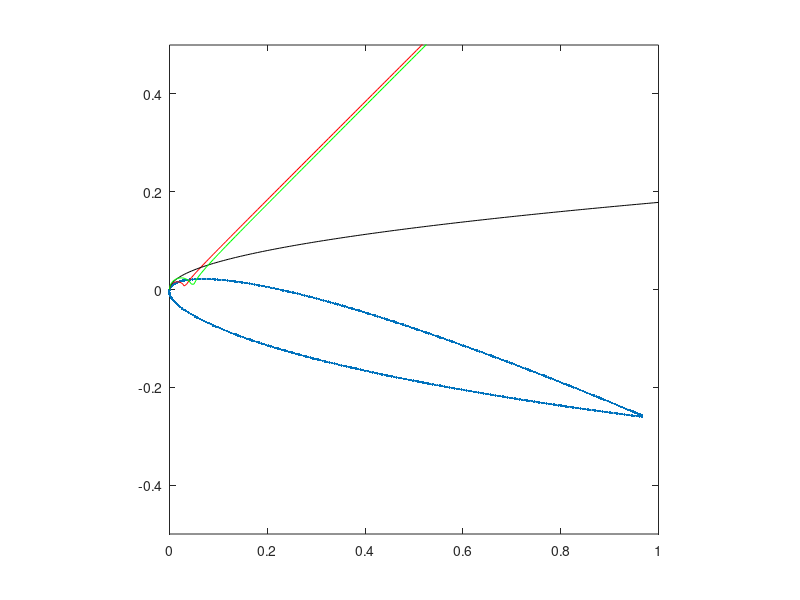

The MATLAB script that drew this image:
mt = 0.12;
xleading = 0.03;
xdelta = 0.005;
x = [[0:0.05:1].^2*xleading (xleading+xdelta):xdelta:1]';
len = length(x);
xs = zeros(len, 5);
xs(:, 1) = x;
for i=1:1:5
    xs(:, i+1) = xs(:, i).*x;
end
y = 5.*mt*(0.2969*sqrt(x) -0.1260*xs(:,1) - 0.3516*xs(:,2) + 0.2843*xs(:,3) - 0.1015*xs(:,4));
sy= 5.*mt*(0.2969*2/3*sqrt(x).*x -0.1260/2*xs(:,2) - 0.3516/3*xs(:,3) + 0.2843/4*xs(:,4) - 0.1015/5*xs(:,5));
rad0 = (5.*mt*0.2969)^2 / 2;
y0 = sqrt(abs(2 * rad0 * x - x.*x));
y1 = sqrt(abs(2 * rad0 * x ));
rad1 = rad0 * 1.5;
y2 = sqrt(abs(2 * rad1 * x - x.*x));
index = [len:-1:1 2:1:len];
points = [x(index) [y(len:-1:1);-y(2:1:len)] index'*0];
%% aoa
AoA = 15 / 180. * pi;
rawp = points;
points(:,1) = cos(AoA)*rawp(:,1) + sin(AoA)*rawp(:,2);
points(:,2) =-sin(AoA)*rawp(:,1) + cos(AoA)*rawp(:,2);
points(:,3) = 0.195195;
%%
figure;
plot(points(:,1), points(:,2), '.-')
hold on
plot(x, y0, '-r')
plot(x, y1, '-k')
plot(x, y2, '-g')
axis([0 1 -0.5 0.5])
pbaspect([1 1 1])
save('naca0012.dat', 'points', '-ascii', '-double')
%%
fp = fopen('naca0012.txt', 'w');
for ii=1:length(points(:,1))
    fprintf(fp, '%f,%f,%f\n', points(ii, 1),points(ii, 2),points(ii, 3));
end
fclose(fp);